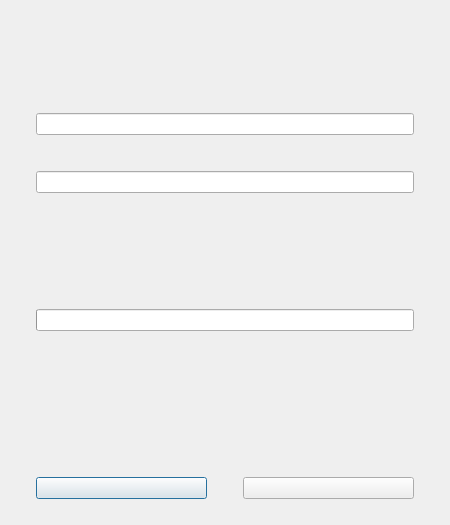
<?xml version="1.0" encoding="UTF-8"?>
<ui version="4.0">
 <class>Dialog</class>
 <widget class="QDialog" name="Dialog">
  <property name="geometry">
   <rect>
    <x>0</x>
    <y>0</y>
    <width>450</width>
    <height>525</height>
   </rect>
  </property>
  <property name="windowTitle">
   <string>Dialog</string>
  </property>
  <layout class="QVBoxLayout" name="verticalLayout">
   <item>
    <spacer name="verticalSpacer">
     <property name="orientation">
      <enum>Qt::Orientation::Vertical</enum>
     </property>
     <property name="sizeType">
      <enum>QSizePolicy::Policy::Fixed</enum>
     </property>
     <property name="sizeHint" stdset="0">
      <size>
       <width>20</width>
       <height>30</height>
      </size>
     </property>
    </spacer>
   </item>
   <item>
    <widget class="QLabel" name="lbl_title">
     <property name="styleSheet">
      <string notr="true">font-size: 20pt; font-weight: bold;</string>
     </property>
     <property name="text">
      <string/>
     </property>
     <property name="alignment">
      <set>Qt::AlignmentFlag::AlignCenter</set>
     </property>
    </widget>
   </item>
   <item>
    <spacer name="verticalSpacer_3">
     <property name="orientation">
      <enum>Qt::Orientation::Vertical</enum>
     </property>
     <property name="sizeType">
      <enum>QSizePolicy::Policy::Fixed</enum>
     </property>
     <property name="sizeHint" stdset="0">
      <size>
       <width>20</width>
       <height>15</height>
      </size>
     </property>
    </spacer>
   </item>
   <item>
    <layout class="QGridLayout" name="gridLayout">
     <item row="0" column="1">
      <widget class="QLabel" name="lbl_master">
       <property name="styleSheet">
        <string notr="true"/>
       </property>
       <property name="text">
        <string/>
       </property>
      </widget>
     </item>
     <item row="1" column="1">
      <widget class="QLineEdit" name="le_password"/>
     </item>
     <item row="0" column="0" rowspan="2">
      <spacer name="horizontalSpacer">
       <property name="orientation">
        <enum>Qt::Orientation::Horizontal</enum>
       </property>
       <property name="sizeType">
        <enum>QSizePolicy::Policy::Fixed</enum>
       </property>
       <property name="sizeHint" stdset="0">
        <size>
         <width>25</width>
         <height>20</height>
        </size>
       </property>
      </spacer>
     </item>
     <item row="0" column="2" rowspan="2">
      <spacer name="horizontalSpacer_2">
       <property name="orientation">
        <enum>Qt::Orientation::Horizontal</enum>
       </property>
       <property name="sizeType">
        <enum>QSizePolicy::Policy::Fixed</enum>
       </property>
       <property name="sizeHint" stdset="0">
        <size>
         <width>25</width>
         <height>20</height>
        </size>
       </property>
      </spacer>
     </item>
    </layout>
   </item>
   <item>
    <spacer name="verticalSpacer_2">
     <property name="orientation">
      <enum>Qt::Orientation::Vertical</enum>
     </property>
     <property name="sizeType">
      <enum>QSizePolicy::Policy::Fixed</enum>
     </property>
     <property name="sizeHint" stdset="0">
      <size>
       <width>20</width>
       <height>10</height>
      </size>
     </property>
    </spacer>
   </item>
   <item>
    <layout class="QGridLayout" name="gridLayout_2">
     <item row="0" column="1">
      <widget class="QLabel" name="lbl_confirm">
       <property name="styleSheet">
        <string notr="true"/>
       </property>
       <property name="text">
        <string/>
       </property>
      </widget>
     </item>
     <item row="1" column="1">
      <widget class="QLineEdit" name="le_confirm"/>
     </item>
     <item row="0" column="0" rowspan="2">
      <spacer name="horizontalSpacer_3">
       <property name="orientation">
        <enum>Qt::Orientation::Horizontal</enum>
       </property>
       <property name="sizeType">
        <enum>QSizePolicy::Policy::Fixed</enum>
       </property>
       <property name="sizeHint" stdset="0">
        <size>
         <width>25</width>
         <height>20</height>
        </size>
       </property>
      </spacer>
     </item>
     <item row="0" column="2" rowspan="2">
      <spacer name="horizontalSpacer_4">
       <property name="orientation">
        <enum>Qt::Orientation::Horizontal</enum>
       </property>
       <property name="sizeType">
        <enum>QSizePolicy::Policy::Fixed</enum>
       </property>
       <property name="sizeHint" stdset="0">
        <size>
         <width>25</width>
         <height>20</height>
        </size>
       </property>
      </spacer>
     </item>
    </layout>
   </item>
   <item>
    <spacer name="verticalSpacer_6">
     <property name="orientation">
      <enum>Qt::Orientation::Vertical</enum>
     </property>
     <property name="sizeType">
      <enum>QSizePolicy::Policy::Fixed</enum>
     </property>
     <property name="sizeHint" stdset="0">
      <size>
       <width>20</width>
       <height>10</height>
      </size>
     </property>
    </spacer>
   </item>
   <item>
    <layout class="QGridLayout" name="gridLayout_3">
     <item row="2" column="2">
      <widget class="QLabel" name="lbl_power">
       <property name="sizePolicy">
        <sizepolicy hsizetype="Preferred" vsizetype="Preferred">
         <horstretch>0</horstretch>
         <verstretch>10</verstretch>
        </sizepolicy>
       </property>
       <property name="styleSheet">
        <string notr="true">\</string>
       </property>
       <property name="text">
        <string/>
       </property>
      </widget>
     </item>
     <item row="3" column="2">
      <widget class="QProgressBar" name="pb_power">
       <property name="sizePolicy">
        <sizepolicy hsizetype="Expanding" vsizetype="Fixed">
         <horstretch>0</horstretch>
         <verstretch>10</verstretch>
        </sizepolicy>
       </property>
       <property name="value">
        <number>0</number>
       </property>
       <property name="textVisible">
        <bool>false</bool>
       </property>
       <property name="format">
        <string/>
       </property>
      </widget>
     </item>
     <item row="2" column="3" rowspan="2">
      <spacer name="horizontalSpacer_9">
       <property name="orientation">
        <enum>Qt::Orientation::Horizontal</enum>
       </property>
       <property name="sizeType">
        <enum>QSizePolicy::Policy::Fixed</enum>
       </property>
       <property name="sizeHint" stdset="0">
        <size>
         <width>25</width>
         <height>20</height>
        </size>
       </property>
      </spacer>
     </item>
     <item row="2" column="0" rowspan="2">
      <spacer name="horizontalSpacer_8">
       <property name="orientation">
        <enum>Qt::Orientation::Horizontal</enum>
       </property>
       <property name="sizeType">
        <enum>QSizePolicy::Policy::Fixed</enum>
       </property>
       <property name="sizeHint" stdset="0">
        <size>
         <width>25</width>
         <height>20</height>
        </size>
       </property>
      </spacer>
     </item>
    </layout>
   </item>
   <item>
    <spacer name="verticalSpacer_4">
     <property name="orientation">
      <enum>Qt::Orientation::Vertical</enum>
     </property>
     <property name="sizeType">
      <enum>QSizePolicy::Policy::Fixed</enum>
     </property>
     <property name="sizeHint" stdset="0">
      <size>
       <width>20</width>
       <height>140</height>
      </size>
     </property>
    </spacer>
   </item>
   <item>
    <layout class="QHBoxLayout" name="horizontalLayout">
     <item>
      <spacer name="horizontalSpacer_7">
       <property name="orientation">
        <enum>Qt::Orientation::Horizontal</enum>
       </property>
       <property name="sizeType">
        <enum>QSizePolicy::Policy::Fixed</enum>
       </property>
       <property name="sizeHint" stdset="0">
        <size>
         <width>25</width>
         <height>20</height>
        </size>
       </property>
      </spacer>
     </item>
     <item>
      <widget class="QPushButton" name="btn_create">
       <property name="text">
        <string/>
       </property>
      </widget>
     </item>
     <item>
      <spacer name="horizontalSpacer_6">
       <property name="orientation">
        <enum>Qt::Orientation::Horizontal</enum>
       </property>
       <property name="sizeType">
        <enum>QSizePolicy::Policy::Fixed</enum>
       </property>
       <property name="sizeHint" stdset="0">
        <size>
         <width>30</width>
         <height>20</height>
        </size>
       </property>
      </spacer>
     </item>
     <item>
      <widget class="QPushButton" name="btn_cancel">
       <property name="text">
        <string/>
       </property>
      </widget>
     </item>
     <item>
      <spacer name="horizontalSpacer_5">
       <property name="orientation">
        <enum>Qt::Orientation::Horizontal</enum>
       </property>
       <property name="sizeType">
        <enum>QSizePolicy::Policy::Fixed</enum>
       </property>
       <property name="sizeHint" stdset="0">
        <size>
         <width>25</width>
         <height>20</height>
        </size>
       </property>
      </spacer>
     </item>
    </layout>
   </item>
   <item>
    <spacer name="verticalSpacer_5">
     <property name="orientation">
      <enum>Qt::Orientation::Vertical</enum>
     </property>
     <property name="sizeType">
      <enum>QSizePolicy::Policy::Fixed</enum>
     </property>
     <property name="sizeHint" stdset="0">
      <size>
       <width>20</width>
       <height>15</height>
      </size>
     </property>
    </spacer>
   </item>
  </layout>
 </widget>
 <resources/>
 <connections/>
</ui>
